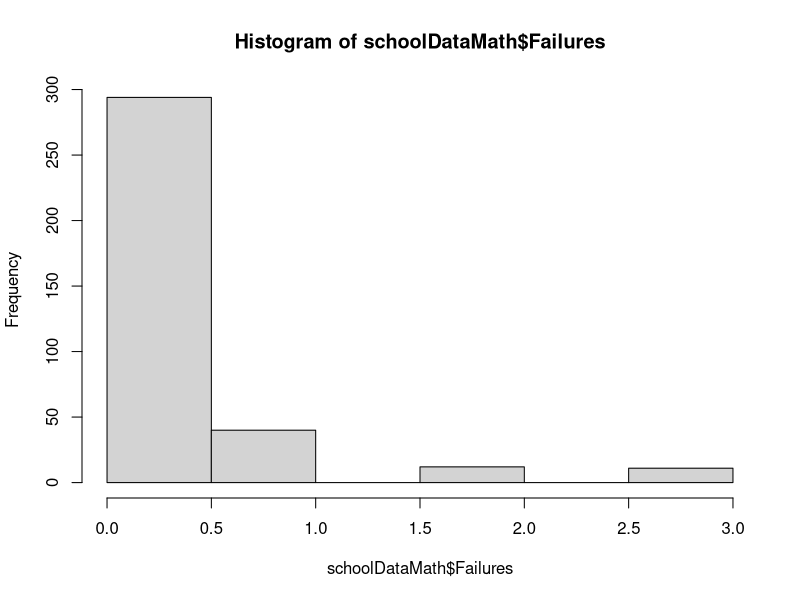

This chart was generated by the following R code: (Note: this script raises an error after producing the figure.)
##Reading .csv file into a variable
setwd("E:/USF/ISM6137-SDM/Project/student/Final/Final1");
schoolData=read.csv("SchoolDataFinal.csv")

schoolDataMath=schoolData[schoolData$Language == 'Math',]
nrow(schoolDataMath)
hist(schoolDataMath$Failures)
boxplot(schoolDa000taMath$first.period.grade)
hist(log(schoolDataMath$Failures))
influencePlot(schoolFirstPeriodModel_Math,id.method=identify)

#Maths Model
schoolFirstPeriodModel_Math=lm(first.period.grade ~ Studytime
                               + as.factor(extra.curricular.activities)
                               + as.factor(Internet.access.at.home)
                               + log(number.of.school.absences+1)
                               + as.factor(School.educational.support_Lag1)
                               + as.factor(School.educational.support_Lag2)
                               + as.factor(Family.educational.support_Lag1)
                               + as.factor(Family.educational.support_Lag2)
                               + as.factor(extra.paid.classes_Lag1)
                               + as.factor(extra.paid.classes_Lag2)
                               + workday.alcohol.consumption
                               + weekend.alcohol.consumption
                               + current.health.status
                               + quality.of.family.relationships
                               + as.factor(wants.to.take.higher.education)
                               + as.factor(School.educational.support)*as.factor(Family.educational.support)*as.factor(extra.paid.classes)
                               + as.factor(School)
                               + Failures,data = schoolDataMath)
summary(schoolFirstPeriodModel_Math)
AIC(schoolFirstPeriodModel_Math)
BIC(schoolFirstPeriodModel_Math)
library("car")
vif(schoolFirstPeriodModel_Math)

shapiro.test(schoolFirstPeriodModel_Math$res)
#Normally Distributed
#Homoskedasticity
plot(schoolFirstPeriodModel_Math)

bartlett.test(list(schoolFirstPeriodModel_Math$res, schoolFirstPeriodModel_Math$fit))

#Second Period Model
schoolSecondPeriodModel_Math=lm(second.period.grade ~ Studytime
                               + as.factor(extra.curricular.activities)
                               + as.factor(Internet.access.at.home)
                               + log(number.of.school.absences+1)
                               + first.period.grade
                               + as.factor(School.educational.support_Lag1)
                               + as.factor(School.educational.support_Lag2)
                               + as.factor(Family.educational.support_Lag1)
                               + as.factor(Family.educational.support_Lag2)
                               + as.factor(extra.paid.classes_Lag1)
                               + as.factor(extra.paid.classes_Lag2)
                               + workday.alcohol.consumption
                               + weekend.alcohol.consumption
                               + current.health.status
                               + quality.of.family.relationships
                               + as.factor(wants.to.take.higher.education)
                               + as.factor(School.educational.support)*as.factor(Family.educational.support)*as.factor(extra.paid.classes)
                               + as.factor(School)
                               + Failures,data = schoolDataMath)
summary(schoolSecondPeriodModel_Math)
summary(schoolSecondPeriodModel_Math)
AIC(schoolSecondPeriodModel_Math)
BIC(schoolSecondPeriodModel_Math)

shapiro.test(schoolSecondPeriodModel_Math$res)
#Normally Distributed
#Homoskedasticity
plot(schoolSecondPeriodModel_Math)

bartlett.test(list(schoolSecondPeriodModel_Math$res, schoolSecondPeriodModel_Math$fit))


#Second Grade
schoolThirdPeriodModel_Math=lm(final.grade ~ Studytime
                               + as.factor(extra.curricular.activities)
                               + as.factor(Internet.access.at.home)
                               + log(number.of.school.absences+1)
                               + first.period.grade
                               + second.period.grade
                               + as.factor(School.educational.support_Lag1)
                               + as.factor(School.educational.support_Lag2)
                               + as.factor(Family.educational.support_Lag1)
                               + as.factor(Family.educational.support_Lag2)
                               + as.factor(extra.paid.classes_Lag1)
                               + as.factor(extra.paid.classes_Lag2)
                               + workday.alcohol.consumption
                               + weekend.alcohol.consumption
                               + current.health.status
                               + quality.of.family.relationships
                               + as.factor(wants.to.take.higher.education)
                               + as.factor(School.educational.support)*as.factor(Family.educational.support)*as.factor(extra.paid.classes)
                               + as.factor(School)
                               + Failures,data = schoolDataMath)
summary(schoolThirdPeriodModel_Math)
AIC(schoolThirdPeriodModel_Math)
BIC(schoolThirdPeriodModel_Math)


#Multi variate normality Assumptions
hist(schoolThirdPeriodModel_Math$residuals)
qqnorm(schoolThirdPeriodModel_Math$residuals)
qqline(schoolThirdPeriodModel_Math$residuals,col="red")
shapiro.test(schoolThirdPeriodModel_Math$res)
#Normally Distributed
#Homoskedasticity
plot(schoolThirdPeriodModel_Math)

bartlett.test(list(schoolThirdPeriodModel_Math$res, schoolThirdPeriodModel_Math$fit))
#heteroskedastic


#GLS
schoolFirstPeriodModel_Math_GLS=gls(first.period.grade ~ Studytime
                               + as.factor(extra.curricular.activities)
                               + as.factor(Internet.access.at.home)
                               + log(number.of.school.absences+1)
                               + as.factor(School.educational.support_Lag1)
                               + as.factor(School.educational.support_Lag2)
                               + as.factor(Family.educational.support_Lag1)
                               + as.factor(Family.educational.support_Lag2)
                               + as.factor(extra.paid.classes_Lag1)
                               + as.factor(extra.paid.classes_Lag2)
                               + workday.alcohol.consumption
                               + weekend.alcohol.consumption
                               + current.health.status
                               #+ first.period.grade
                               #+ second.period.grade
                               + quality.of.family.relationships
                               + as.factor(wants.to.take.higher.education)
                               + as.factor(School.educational.support)*as.factor(Family.educational.support)*as.factor(extra.paid.classes)
                               + as.factor(School)
                               + Failures,data = schoolDataMath,na.action=na.exclude)
summary(schoolFirstPeriodModel_Math_GLS)
AIC(schoolFirstPeriodModel_Math_GLS)
BIC(schoolFirstPeriodModel_Math_GLS)

schoolSecondPeriodModel_Math_GLS=gls(second.period.grade ~ Studytime
                                    + as.factor(extra.curricular.activities)
                                    + as.factor(Internet.access.at.home)
                                    + log(number.of.school.absences+1)
                                    + as.factor(School.educational.support_Lag1)
                                    + as.factor(School.educational.support_Lag2)
                                    + as.factor(Family.educational.support_Lag1)
                                    + as.factor(Family.educational.support_Lag2)
                                    + as.factor(extra.paid.classes_Lag1)
                                    + as.factor(extra.paid.classes_Lag2)
                                    + workday.alcohol.consumption
                                    + weekend.alcohol.consumption
                                    + current.health.status
                                    + first.period.grade
                                    #+ second.period.grade
                                    + quality.of.family.relationships
                                    + as.factor(wants.to.take.higher.education)
                                    + as.factor(School.educational.support)*as.factor(Family.educational.support)*as.factor(extra.paid.classes)
                                    + as.factor(School)
                                    + Failures,data = schoolDataMath,na.action=na.exclude)
summary(schoolSecondPeriodModel_Math_GLS)
AIC(schoolSecondPeriodModel_Math_GLS)
BIC(schoolSecondPeriodModel_Math_GLS)

schoolThirdPeriodModel_Math_GLS=gls(final.grade ~ Studytime
                                     + as.factor(extra.curricular.activities)
                                     + as.factor(Internet.access.at.home)
                                    + log(number.of.school.absences+1)
                                     + as.factor(School.educational.support_Lag1)
                                     + as.factor(School.educational.support_Lag2)
                                     + as.factor(Family.educational.support_Lag1)
                                     + as.factor(Family.educational.support_Lag2)
                                     + as.factor(extra.paid.classes_Lag1)
                                     + as.factor(extra.paid.classes_Lag2)
                                     + workday.alcohol.consumption
                                     + weekend.alcohol.consumption
                                     + current.health.status
                                     + first.period.grade
                                     + second.period.grade
                                     + quality.of.family.relationships
                                     + as.factor(wants.to.take.higher.education)
                                     + as.factor(School.educational.support)*as.factor(Family.educational.support)*as.factor(extra.paid.classes)
                                     + as.factor(School)
                                     + Failures,data = schoolDataMath,na.action=na.exclude)
summary(schoolThirdPeriodModel_Math_GLS)
AIC(schoolThirdPeriodModel_Math_GLS)
BIC(schoolThirdPeriodModel_Math_GLS)

First_gradeModel_Math = lmer(first.period.grade ~ Studytime
                        + as.factor(extra.curricular.activities)
                        + as.factor(Internet.access.at.home)
                        + log(number.of.school.absences+1)
                        + as.factor(School.educational.support_Lag1)
                        + as.factor(School.educational.support_Lag2)
                        + as.factor(Family.educational.support_Lag1)
                        + as.factor(Family.educational.support_Lag2)
                        + as.factor(extra.paid.classes_Lag1)
                        + as.factor(extra.paid.classes_Lag2)
                        + workday.alcohol.consumption
                        + weekend.alcohol.consumption
                        + current.health.status
                       # + first.period.grade
                       # + second.period.grade
                        + quality.of.family.relationships
                        + as.factor(wants.to.take.higher.education)
                        + as.factor(School.educational.support)*as.factor(Family.educational.support)*as.factor(extra.paid.classes)
                        + as.factor(School)
                        + Failures
                        + (1|School), data=schoolDataMath )
summary(First_gradeModel_Math)
AIC(First_gradeModel_Math)
BIC(First_gradeModel_Math)
ranef(Thirdmodel_grade)

Second_gradeModel_Math = lmer(second.period.grade ~ Studytime
                             + as.factor(extra.curricular.activities)
                             + as.factor(Internet.access.at.home)
                             + log(number.of.school.absences+1)
                             + as.factor(School.educational.support_Lag1)
                             + as.factor(School.educational.support_Lag2)
                             + as.factor(Family.educational.support_Lag1)
                             + as.factor(Family.educational.support_Lag2)
                             + as.factor(extra.paid.classes_Lag1)
                             + as.factor(extra.paid.classes_Lag2)
                             + workday.alcohol.consumption
                             + weekend.alcohol.consumption
                             + current.health.status
                             + first.period.grade
                             # + second.period.grade
                             + quality.of.family.relationships
                             + as.factor(wants.to.take.higher.education)
                             + as.factor(School.educational.support)*as.factor(Family.educational.support)*as.factor(extra.paid.classes)
                             + as.factor(School)
                             + Failures
                             + (1|School), data=schoolDataMath )
summary(Second_gradeModel_Math)
AIC(Second_gradeModel_Math)
BIC(Second_gradeModel_Math)
ranef(Second_gradeModel_Math)


Final_gradeModel_Math = lmer(final.grade ~ Studytime
                              + as.factor(extra.curricular.activities)
                              + as.factor(Internet.access.at.home)
                             + log(number.of.school.absences+1)
                              + as.factor(School.educational.support_Lag1)
                              + as.factor(School.educational.support_Lag2)
                              + as.factor(Family.educational.support_Lag1)
                              + as.factor(Family.educational.support_Lag2)
                              + as.factor(extra.paid.classes_Lag1)
                              + as.factor(extra.paid.classes_Lag2)
                              + workday.alcohol.consumption
                              + weekend.alcohol.consumption
                              + current.health.status
                              + first.period.grade
                              + second.period.grade
                              + quality.of.family.relationships
                              + as.factor(wants.to.take.higher.education)
                              + as.factor(School.educational.support)*as.factor(Family.educational.support)*as.factor(extra.paid.classes)
                              + as.factor(School)
                              + Failures
                              + (1|School), data=schoolDataMath )
summary(Final_gradeModel_Math)
AIC(Final_gradeModel_Math)
BIC(Final_gradeModel_Math)
ranef(Final_gradeModel_Math)

